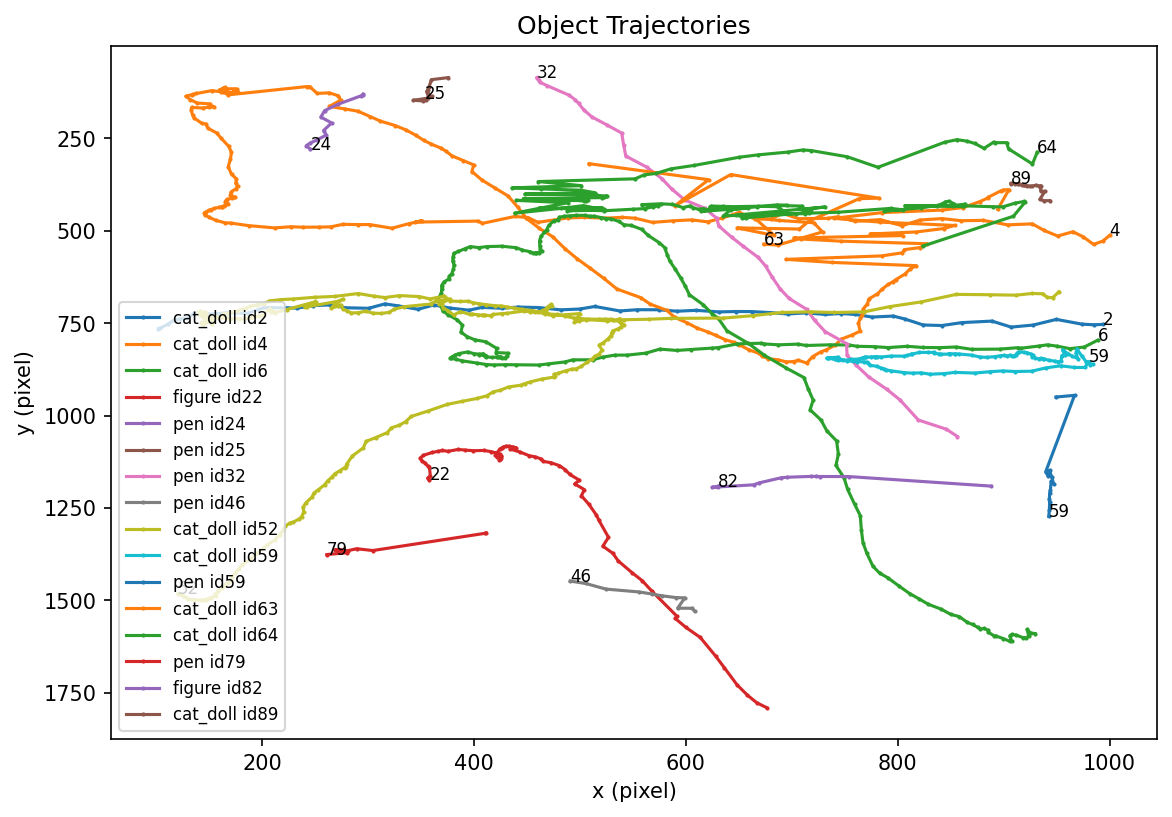

This figure's Python source:
from ultralytics import YOLO
from collections import defaultdict
import pandas as pd
import matplotlib.pyplot as plt

model = YOLO("best.pt")
names = model.names
trajectory = defaultdict(list)

results = model.track(
    source="video/input_video.mp4",
    persist=True,
    tracker="bytetrack.yaml",
    conf=0.25,
    stream=True,
    save=False,
)

for frame_idx, r in enumerate(results):
    if r.boxes.id is None:
        continue
    ids = r.boxes.id.int().tolist()
    clss = r.boxes.cls.int().tolist()
    xywh = r.boxes.xywh.tolist()
    for tid, c, (x, y, w, h) in zip(ids, clss, xywh):
        trajectory[tid].append((frame_idx, names[c], x, y))

rows = [
    {"id": tid, "class": cls_name, "frame": f, "x": x, "y": y}
    for tid, pts in trajectory.items()
    for f, cls_name, x, y in pts
]
df = pd.DataFrame(rows)
df.to_csv("trajectory.csv", index=False)

plt.figure(figsize=(9, 6))
for (tid, cls_name), g in df.groupby(["id", "class"]):
    if len(g) < 10:
        continue
    plt.plot(g["x"], g["y"], marker=".", markersize=2, label=f"{cls_name} id{tid}")
plt.gca().invert_yaxis()
plt.xlabel("x (pixel)")
plt.ylabel("y (pixel)")
plt.title("Object Trajectories")
plt.legend(fontsize=8)
plt.savefig("trajectory.png", dpi=150, bbox_inches="tight")
